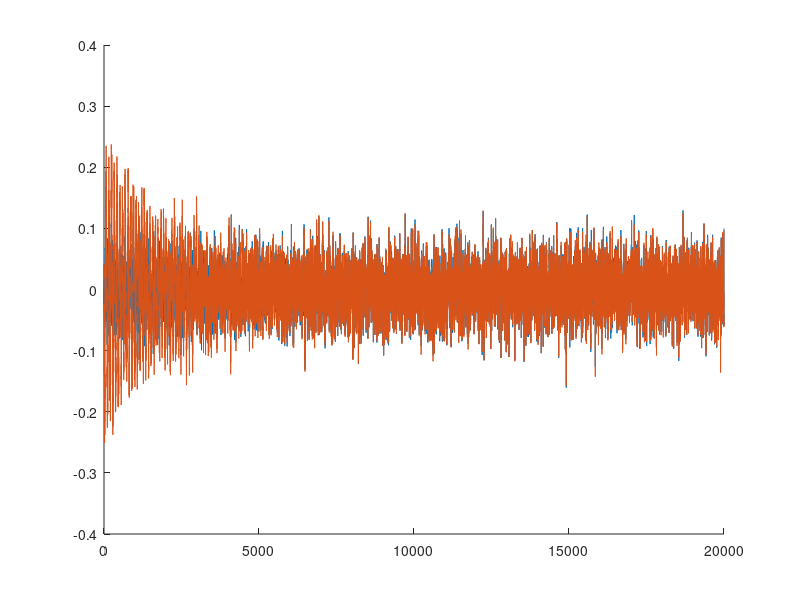
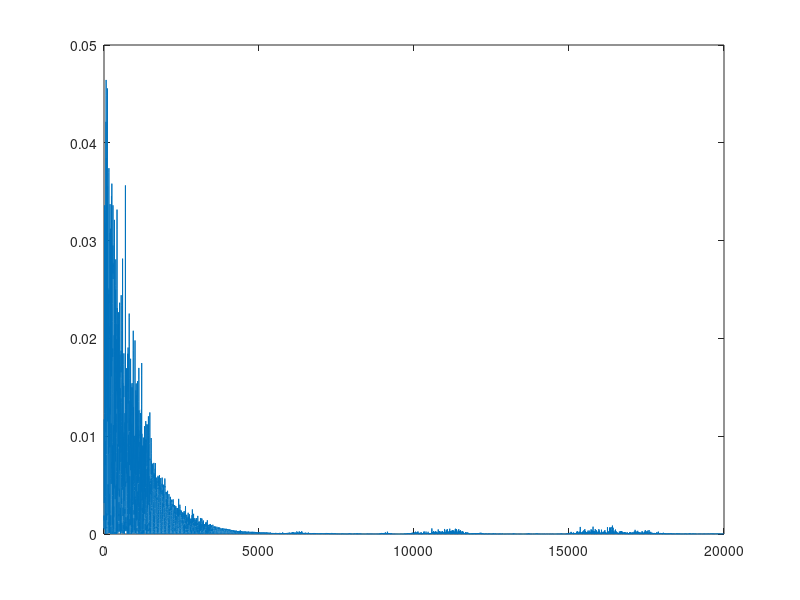

The MATLAB source for these figures, in order:
close all
clear all

L = 20000;
Exedente = 5;
M1 = 3;
mu1 = 50;
M2 = 2;
mu2 = 0.001;
fs = 44100;

a = [1];
bS = [1 0.9 0.5 0.45 0.35 0.25];
bU = [0.8 0.2 -0.1];
SigmaR2 = 0.0005; 
Amplitud = normrnd(0.1,sqrt(0.003),1);
Fase = unifrnd(0,2*pi);

Entrada = zeros(L,2);
Entrada(:,1) = sin(2*pi*500/fs*(1:L));
Entrada(:,2) = cos(2*pi*500/fs*(1:L));

R = normrnd(0,sqrt(SigmaR2),L+Exedente,1);
sAuxiliar = filter(bS,a,R);
S = sAuxiliar(Exedente+1-M1:L+Exedente);
SigmaS2 = var(S);
SigmaV2 = SigmaS2/(10^2);
vAuxiliar = normrnd(0,sqrt(SigmaV2),L+Exedente,1);
V = vAuxiliar(Exedente+1-M1:L+Exedente);
uAuxiliar = filter(bU,a,vAuxiliar);
U = uAuxiliar(Exedente+1-M1:L+Exedente);
G = Amplitud*sin(2*pi*500/fs*(Exedente+1-M1:L+Exedente)+Fase)';

X1 = S + V + G;
X2 = X1(M1:L+M1-1);

W1 = zeros(M1,L+1);
for i = 1:M1
    W1(i,1) = 5;
end

EstimacionV = zeros(L,1);
for i = 1:L
    Error = X1(i+M1-1)-U(i:i+M1-1)'*W1(:,i);
    W1(:,i+1) = W1(:,i) + mu1*U(i:i+M1-1)*Error;
    EstimacionV(i) = W1(:,i+1)'*U(i:i+M1-1);
end

W2 = zeros(M2,L+1);
for i = 1:M2
    W2(i,1) = 0;
end

%%% Calculo el filtro adaptado 
EstimacionG = zeros(L,1);
for i = 1:L
    Error = X2(i)-Entrada(i,:)*W2(:,i);
    W2(:,i+1) = W2(:,i) + mu2*Entrada(i,:)'*Error;
    EstimacionG(i) =  Entrada(i,:)*W2(:,i+1);
end

SVerdadera = S(M1:L+M1-1);
EstimacionS = X2-EstimacionG -EstimacionV;

figure()
hold on
plot(SVerdadera)
plot(EstimacionS)

EstimacionErrorE = (SVerdadera-EstimacionS).^2;

figure()
plot(EstimacionErrorE)